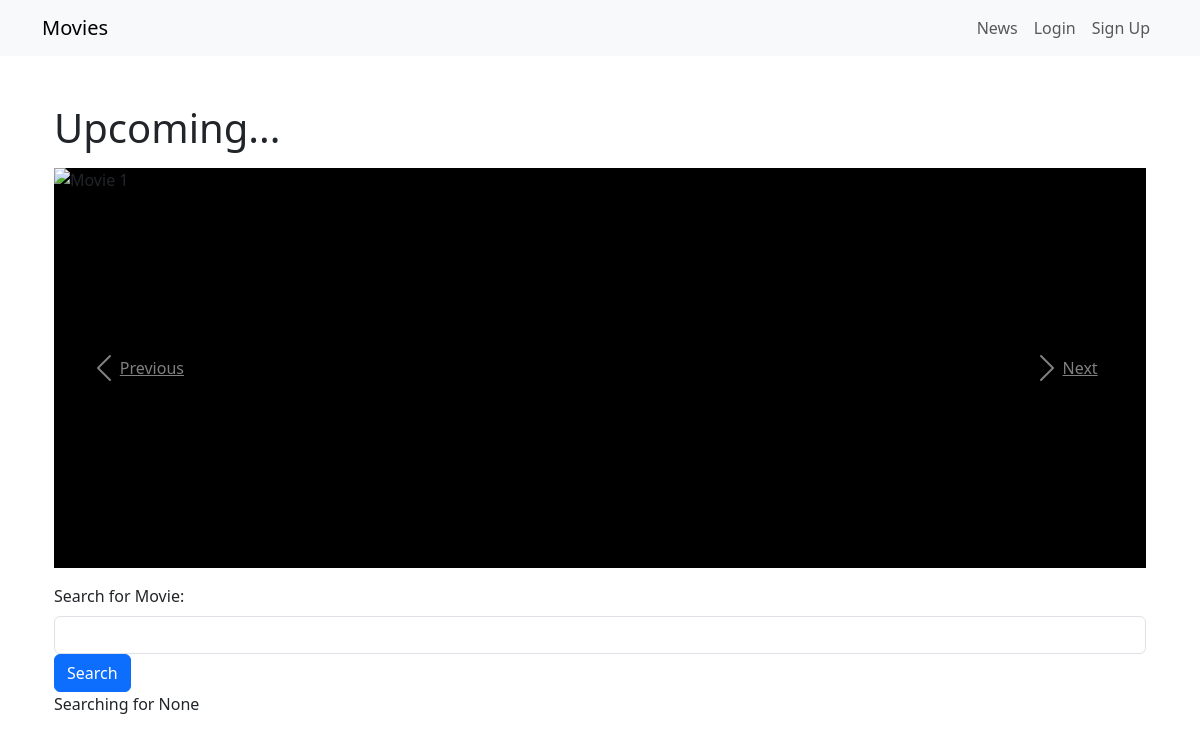
/, run on an earlier commit of the app's database.
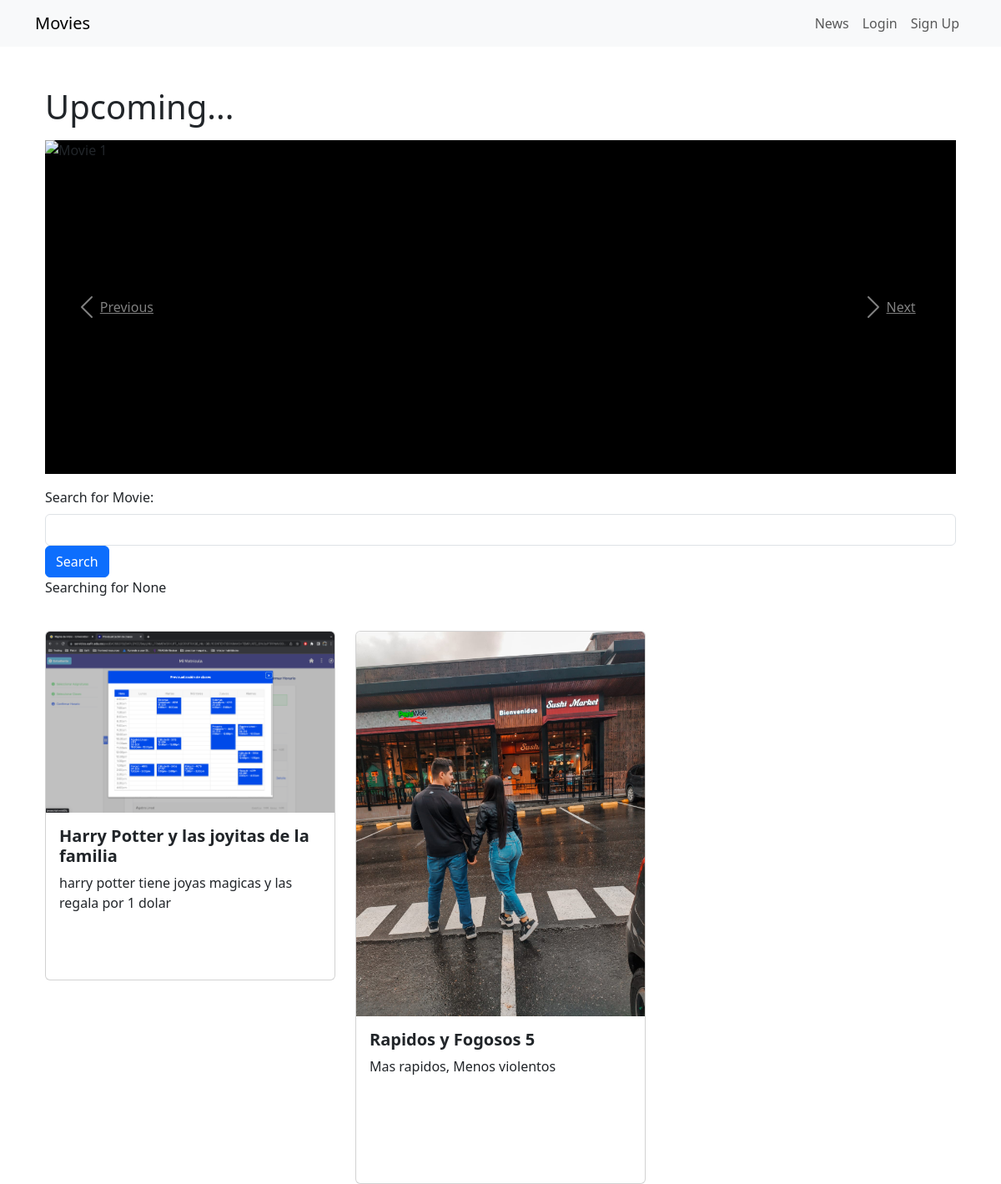
And on a later commit of the database.
### movie/models.py (models this page shows)
class Movie(models.Model):
    title = models.CharField(max_length=100)
    description = models.CharField(max_length=250)
    image = models.ImageField(upload_to='movie/images/')
    url = models.URLField(blank=True)

### movie/views.py (the view)
# urls.py: 2. Add a URL to urlpatterns:  path('', views.home, name='home')
def home(request):
    searchTerm = request.GET.get('searchMovie')
    if searchTerm:
        movies = Movie.objects.filter(title__icontains=searchTerm)
    else:
        movies = Movie.objects.all()
    return render(request, 'home.html', {'searchTerm':searchTerm,'movies':movies})

### movie/templates/home.html (shortened to what this page needs)
<!DOCTYPE html>
<html lang="en">
    <head>
        <link
            href="https://cdn.jsdelivr.net/npm/bootstrap@5.3.0-alpha2/dist/css/bootstrap.min.css"
            rel="stylesheet"
        />
    </head>
    <body>
        {% extends "base.html" %} {% block content %}
        <div class="container mt-5">
            <h1 class="mb-3">Upcoming...</h1>
            <div
                id="movieCarousel"
                class="carousel slide mb-3"
                data-ride="carousel"
                style="background-color: black;"
            >
                <div class="carousel-inner">
                    <div class="carousel-item active">
                        <img
                            src="https://archivos-cms.cinecolombia.com/images/_aliases/exhibition_poster/9/6/0/9/39069-1-esl-CO/d76e570eab97-2_poster_480x670.png"
                            class="d-block w-100"
                            alt="Movie 1"
                            width="200px"
                            height="400px"
                            style="object-fit: contain"
                        />
                    </div>
                </div>
                <a
                    class="carousel-control-prev"
                    href="#movieCarousel"
                    role="button"
                    data-slide="prev"
                >
                    <span
                        class="carousel-control-prev-icon"
                        aria-hidden="true"
                    ></span>
                    <span class="sr-only">Previous</span>
                </a>
                <a
                    class="carousel-control-next"
                    href="#movieCarousel"
                    role="button"
                    data-slide="next"
                >
                    <span
                        class="carousel-control-next-icon"
                        aria-hidden="true"
                    ></span>
                    <span class="sr-only">Next</span>
                </a>
            </div>
        </div>
        <div class="container">
            <form action="">
                <div class="mb-03">
                    <label for="searchMovie" class="form-label"
                        >Search for Movie:</label
                    >
                    <input
                        type="text"
                        class="form-control"
                        name="searchMovie"
                    />
                </div>
                <button type="Submit" class="btn btn-primary">Search</button>
            </form>
            <p>Searching for {{ searchTerm }}</p>
            <br />
            <div class="row row-col-1 row-cols-md-3 g-4">
                {% for movie in movies %}
                <div v-for="movie in movies" class="col">
                    <div class="card">
                        <img
                            src="{{movie.image.url}}"
                            class="card-img-top"
                            alt="movie image"
                        />
                        <div
                            class="card-body"
                            style="height: 200px; overflow: hidden"
                        >
                            <h5 class="card-title fw-bold">{{movie.title}}</h5>
                            <p class="card-text">{{movie.description}}</p>
                        </div>
                    </div>
                </div>
                {% endfor %}
            </div>
        </div>
        {% endblock content %}

What changed in the data, as far as the page shows it:
added Movie: image (picture), title "Harry Potter y las joyitas de la familia", description "harry potter tiene joyas magicas y las regala por 1 dolar"
added Movie: image (picture), title "Rapidos y Fogosos 5", description "Mas rapidos, Menos violentos"
